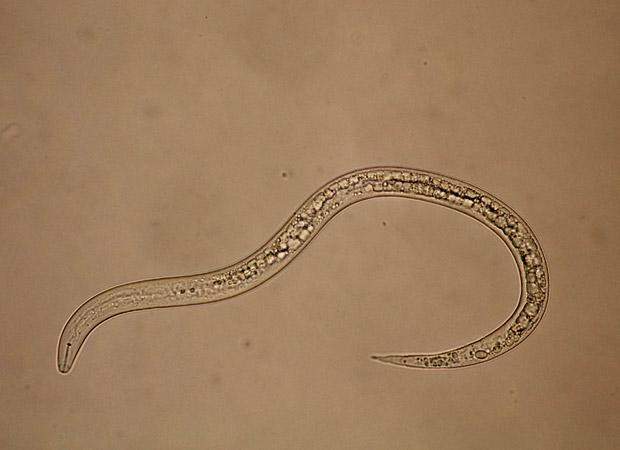
#> input picture 2.jpg, 620 x 450 px
$ python watershed_ex.py --image 2.jpg   (older library calls are emulated)
#> lines starting #> are read from the running program, lines starting #| are printed output that depends on the picture; after the words box and inside, x2 and y2 are one past the last pixel; in counts of white or black regions, pixels touching at a corner belong together
from __future__ import print_function
from skimage.feature import peak_local_max
from skimage.morphology import watershed
from scipy import ndimage
import argparse
import imutils
import cv2
import numpy as np

# construct the argument parse and parse the arguments
ap = argparse.ArgumentParser()
ap.add_argument("-i", "--image", required=True,
	help="path to input image")
args = vars(ap.parse_args())

# load the image and perform pyramid mean shift filtering
# to aid the thresholding step
image = cv2.imread(args["image"])
#> image is the input picture: shape (450, 620, 3); mean B, G, R 92.2, 124.1, 156.4
shifted = cv2.pyrMeanShiftFiltering(image, 21, 51)
cv2.imshow("Input", image)
gray = cv2.cvtColor(shifted, cv2.COLOR_BGR2GRAY)
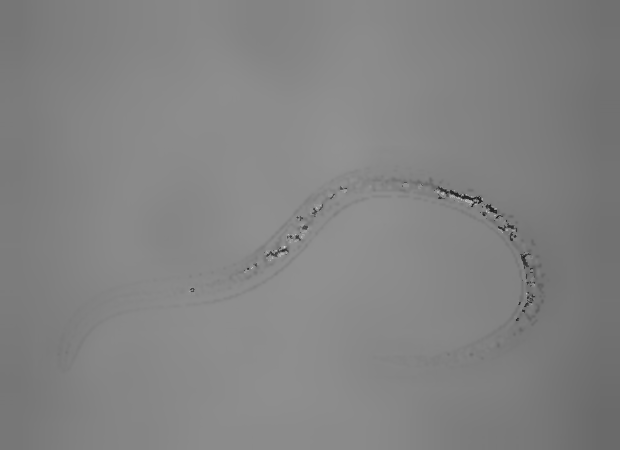
#> gray: shape (450, 620); min 19, max 208, mean 130.7
thresh = cv2.threshold(gray, 0, 255,
	cv2.THRESH_BINARY | cv2.THRESH_OTSU)[1]
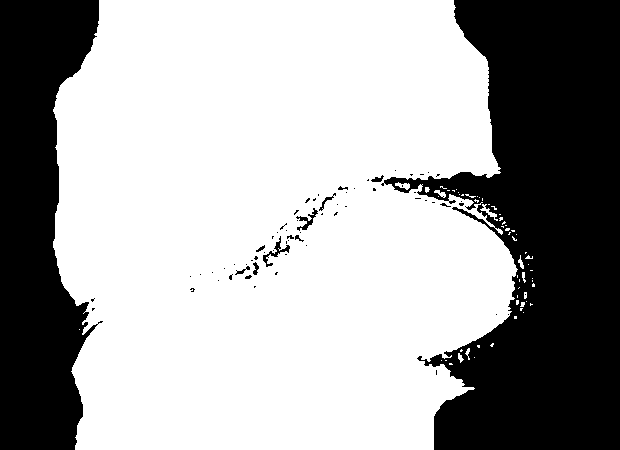
#> thresh: shape (450, 620); 65.1% white; 69 black regions (58 under 20 px)
cv2.imshow("Thresh", thresh)
cnts = cv2.findContours(thresh.copy(), cv2.RETR_EXTERNAL,
	cv2.CHAIN_APPROX_SIMPLE)
#> cnts = 61 contours, 55 with area under 20; largest, box (x1, y1, x2, y2) and area: (53, 0, 518, 450) 180685, (480, 204, 498, 221) 51, (395, 182, 410, 190) 50, (434, 190, 446, 198) 33, (518, 255, 524, 269) 23, (458, 353, 464, 363) 21
cnts = imutils.grab_contours(cnts)
print("[INFO] {} unique contours found".format(len(cnts)))
#| [INFO] 61 unique contours found

# loop over the contours
for (i, c) in enumerate(cnts):
	# draw the contour
	((x, y), _) = cv2.minEnclosingCircle(c)
	cv2.putText(image, "#{}".format(i + 1), (int(x) - 10, int(y)),
		cv2.FONT_HERSHEY_SIMPLEX, 0.6, (0, 0, 255), 2)
	cv2.drawContours(image, [c], -1, (0, 255, 0), 2)
#> this loop made 61 passes
#> (x, y) on passes 3, 4, 5, 6, 7, 8, 9, 10, 12, 13, 14, 15: (441, 360), (474, 357), (459, 357.5), (460.8, 350.2), (468.5, 353.5), (478, 346), (491.7, 344.3), (79, 329), (523, 312), (521, 309), (530.8, 304), (522, 304)
#> (c, x, y) on passes 1, 2, 11, 18, 20, 22: ([[449, 363], [449, 364], [452, 364], [451, 363]], 450.5, 363.5), ([[445, 360], [446, 360]], 445.5, 360), ([[514, 316], [514, 318], [516, 318], [516, 316]], 515, 317), ([[517, 295], [517, 297]], 517, 296), ([[519, 287], [518, 288]], 518.5, 287.5), ([[532, 280], [532, 281]], 532, 280.5)
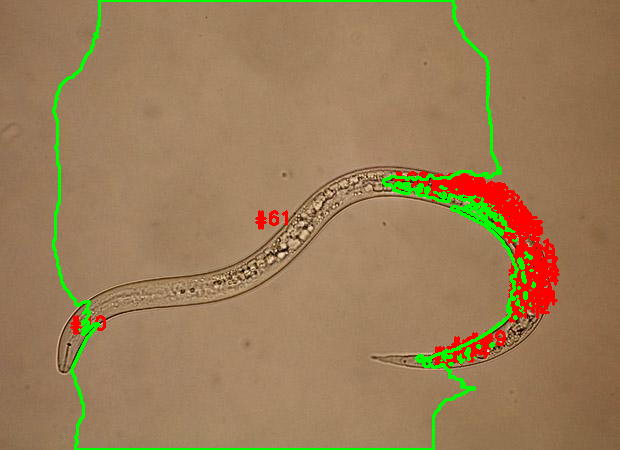
#> image: shape (450, 620, 3); 5.38% of pixels changed, all inside (x1, y1, x2, y2) = (52, 0, 560, 450)


D = ndimage.distance_transform_edt(thresh)
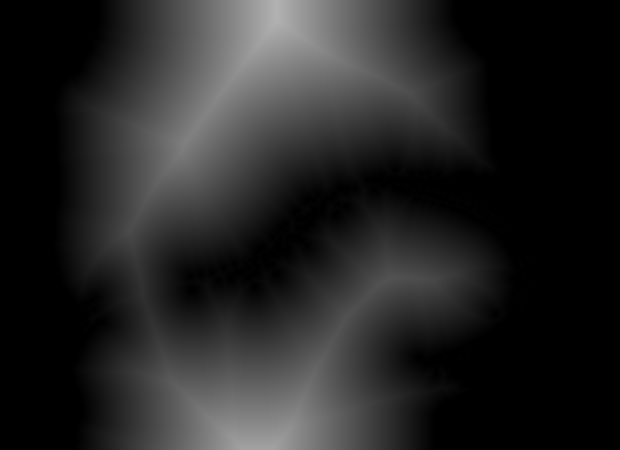
#> D: shape (450, 620) float64; min 0, max 178, mean 37
localMax = peak_local_max(D, indices=False, min_distance=20,
	labels=thresh)
#> localMax: shape (450, 620) bool; 0% white in thin lines or dots, all inside (x1, y1, x2, y2) = (233, 20, 391, 430)

# perform a connected component analysis on the local peaks,
# using 8-connectivity, then appy the Watershed algorithm
markers = ndimage.label(localMax, structure=np.ones((3, 3)))[0]
#> markers: shape (450, 620) int32; 5 distinct labels, from 0 to 4
labels = watershed(-D, markers, mask=thresh)
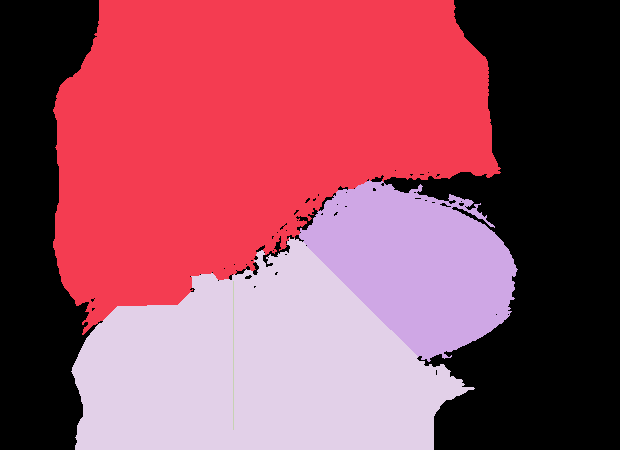
#> labels: shape (450, 620) int32; 5 distinct labels, from 0 to 4; one colour per label, 0 black
print("[INFO] {} unique segments found".format(len(np.unique(labels)) - 1))
#| [INFO] 4 unique segments found
# show the output image
for label in np.unique(labels):
	# if the label is zero, we are examining the 'background'
	# so simply ignore it
	if label == 0:
		continue

	# otherwise, allocate memory for the label region and draw
	# it on the mask
	mask = np.zeros(gray.shape, dtype="uint8")
	mask[labels == label] = 255

	# detect contours in the mask and grab the largest one
	cnts = cv2.findContours(mask.copy(), cv2.RETR_EXTERNAL,
		cv2.CHAIN_APPROX_SIMPLE)
	cnts = imutils.grab_contours(cnts)
	c = max(cnts, key=cv2.contourArea)

	# draw a circle enclosing the object
	((x, y), r) = cv2.minEnclosingCircle(c)
	cv2.circle(image, (int(x), int(y)), int(r), (0, 255, 0), 2)
	cv2.putText(image, "#{}".format(label), (int(x) - 10, int(y)),
		cv2.FONT_HERSHEY_SIMPLEX, 0.6, (0, 0, 255), 2)
#> this loop made 5 passes
#> (x, y, r) on passes 2, 3, 5: (267.5, 167, 249.6), (405.5, 269.5, 113.4), (271.6, 399.8, 202.7)
#> (c, x, y, r) on pass 4: ([[233, 281], [233, 429]], 233, 355, 74)
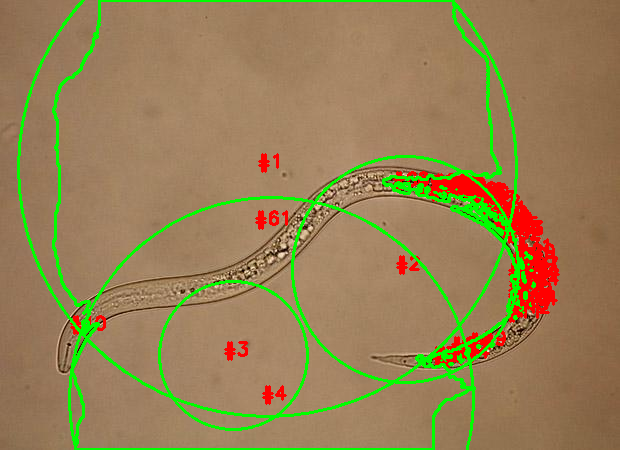
#> image: shape (450, 620, 3); 3.38% of pixels changed, all inside (x1, y1, x2, y2) = (17, 0, 520, 450)
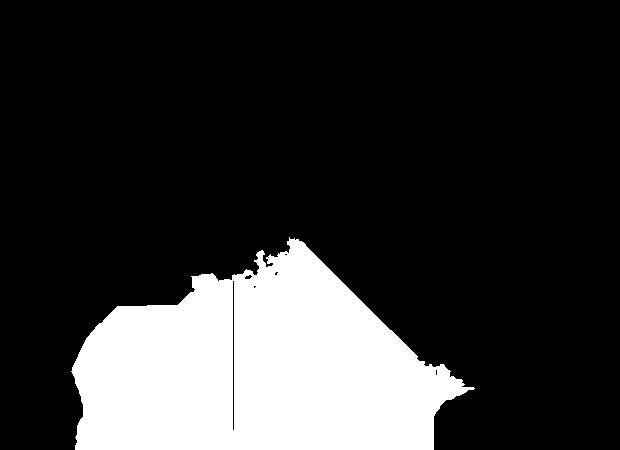
#> mask: shape (450, 620); 20% white; 1 white region, box (x1, y1, x2, y2) and area: (71, 237, 475, 450) 55737

# show the output image
cv2.imshow("Output", image)
cv2.waitKey(0)

$ run again, on 39013404045_19729a66fe.jpg
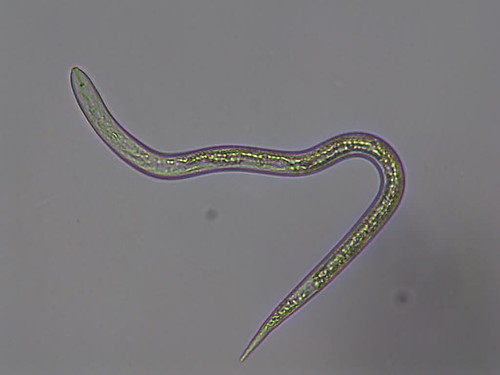
#> input picture 39013404045_19729a66fe.jpg, 500 x 375 px
#> image is the input picture: shape (375, 500, 3); mean B, G, R 122, 119.8, 121.2
#> `thresh = cv2.threshold(gray, 0, 255, cv2.THRESH_BINARY | cv2.THRESH_OT..`:
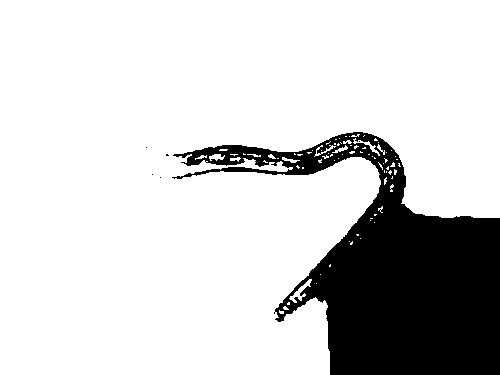
#> thresh: shape (375, 500); 82.3% white; 6 black regions (5 under 20 px)
#> `cnts = cv2.findContours(thresh.copy(), cv2.RETR_EXTERNAL, cv2.CHAIN_AP..`: cnts = 84 contours, 77 with area under 20; largest, box (x1, y1, x2, y2) and area: (0, 0, 500, 375) 151888, (289, 279, 312, 303) 118, (353, 138, 380, 156) 56, (209, 154, 225, 161) 50, (314, 145, 336, 157) 29, (282, 157, 300, 163) 28, (332, 145, 348, 153) 28
#| [INFO] 84 unique contours found
#> the loop `for (i, c) in enumerate(cnts):` made 84 passes
#> (x, y) on passes 1, 2, 3, 4, 5, 6, 8, 9: (281, 311.5), (285.5, 308), (288, 303), (316, 283), (300.4, 288.9), (320, 274), (351, 242.5), (349, 241)
#> localMax: shape (375, 500) bool; 0% white in thin lines or dots, all inside (x1, y1, x2, y2) = (20, 20, 480, 355)
#> markers: shape (375, 500) int32; 7 distinct labels, from 0 to 6
#> labels: shape (375, 500) int32; 7 distinct labels, from 0 to 6
#| [INFO] 6 unique segments found
#> the loop `for label in np.unique(labels): # if the label is zero, we are examini..` made 7 passes
#> (x, y, r) on passes 2, 5, 6, 7: (178.5, 73.5, 193), (428.5, 108.5, 129.4), (182.8, 261, 214.9), (311, 328.2, 31.46)
#> after the loop `for label in np.unique(labels):`:
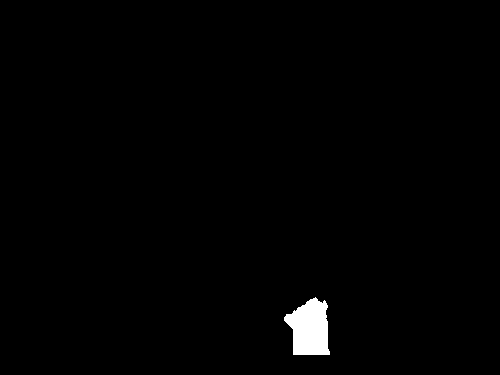
#> mask: shape (375, 500); 1% white; 1 white region, box (x1, y1, x2, y2) and area: (284, 297, 330, 355) 1905
